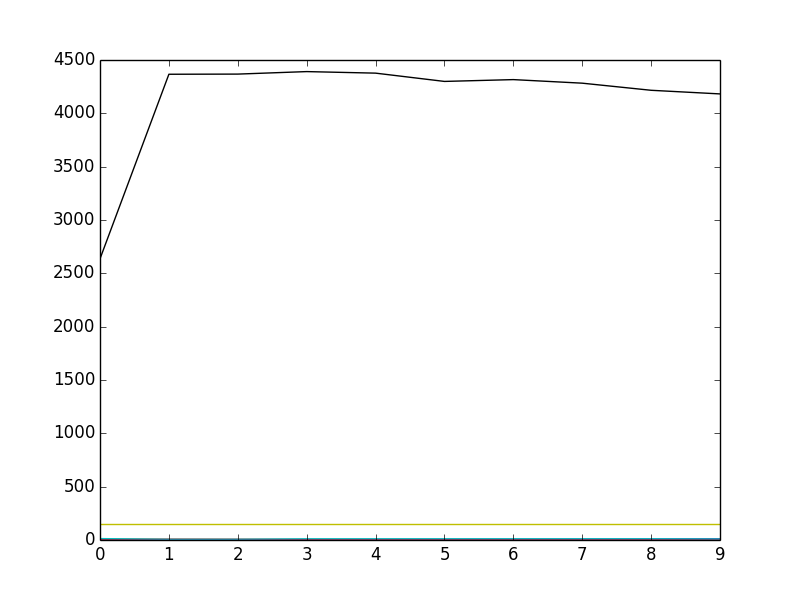

Recreate this plot in Python.
#!/usr/bin/env python
# -*- coding: utf-8 -*-
#
#--------------------------------------------
# Date: 2017/09/26
# Author: Takumario
# Mail: [email redacted]
#--------------------------------------------
#
import numpy as np
import matplotlib.pyplot as plt

class Optimize():
	"""Optimize the evaluate function by brute-force search"""

	def __init__(self):
		self.N_init = 1
		self.d_init = 0.8
		self.D_init = 5
		self.n_init = 5
		self.k_init = 0.8
		self.L_init = 80
		self.N = self.N_init
		self.d = self.d_init
		self.D = self.D_init
		self.n = self.n_init
		self.k = self.k_init
		self.L = self.L_init
		self.N_fin = 10 
		self.d_fin = 1.5 
		self.D_fin = 12
		self.n_fin = 20
		self.k_fin = 6.0 
		self.L_fin = 150 
		self.N_spn = 1
		self.d_spn = 0.1
		self.D_spn = 1
		self.n_spn = 2
		self.k_spn = 0.5
		self.L_spn = 10
		self.SmallResult = np.empty((0, 7), float)
		self.Result = np.empty((0, 7), float)
		self.keydex = 1
		self.initialise()

	def	BruteSearch(self):
		Value = 0
		while self.N <= self.N_fin:
			while self.d <= self.d_fin:
				while self.D <= self.D_fin:
					while self.n <= self.n_fin:
						while self.k <= self.k_fin:
							while self.L <= self.L_fin:
								self.Evaluate()
								self.L += self.L_spn 
							self.L = self.L_init
							self.k += self.k_spn
						self.k = self.k_init
						self.n += self.n_spn
					self.n = self.n_init
					self.D += self.D_spn
				self.D = self.D_init
				self.d += self.d_spn
			self.getResult(self.SmallResult)
			#plt.plot(self.SmallResult)
			#plt.savefig("SmallResultNo{0}".format(self.keydex))
			#self.keydex += 1
			self.SmallResult = np.empty((0,7),float)
			self.d = self.d_init
			self.N += self.N_spn
		print Value
		self.get_max(self.Result)
	
	def EF1(self): #Evaluate function 1
		Value = -self.k*(self.dl_A-self.L)*self.dl_M*0.5
		return Value
	
	def EF2(self):
		Fa = -self.k*(self.dl_A-self.L)
		Value = (Fa-self.F1)*(self.dl_M-self.dl_A)*0.5 + self.F1*(self.dl_1-self.dl_A)*0.5
		return Value

	def EF3(self):
		Fa = -self.k*(self.dl_A-self.L)
		Value = (Fa-self.F1)*(self.dl_M-self.dl_A)*0.5 + (self.F1-self.F2)*(self.dl_M-self.dl_2)*0.5+(self.F2-self.F3)*(self.dl_2-self.dl_A)*0.5 + self.F3*(self.dl_1-self.dl_A)*0.5
		return Value
	
	def Evaluate(self):
		self.dl_A = self.k*self.L/(self.N*self.Ga*self.d**4/(8*self.D**3*self.n)+self.k)
		self.dl_Ay = np.pi*self.D**2*self.n/(self.Ga*self.d)*self.tau_ay
		self.dl_1 = self.D**2*self.n/(self.Gm*self.d)*(np.pi*self.tau_s+self.Gm*self.d/(self.D**2*self.n)*self.dl_A)
		self.dl_2 = self.D**2*self.n/(self.Gm*self.d)*(np.pi*self.tau_f+self.Gm*self.d/(self.D**2*self.n)*self.dl_A+np.pi*self.Gm*self.gamma_l)
		self.dl_My = self.D**2*self.n/(self.Gm*self.d)*(np.pi*self.tau_my+self.Gm*self.d/(self.D**2*self.n)*self.dl_A+np.pi*self.Gm*self.gamma_l)
		self.DEL_1 = (self.N*self.Gm*self.d**4/(8*self.D**3*self.n)*self.dl_A+self.k*self.L)/(self.N*self.Gm*self.d**4/(8*self.D**3*self.n)+self.k)
		self.DEL_2 = (self.N*self.Gm*self.d**4/(8*self.D**3*self.n)*self.dl_A+self.k*self.L+self.N*np.pi*self.d**3*self.Gm*self.gamma_l/(8*self.D))/(self.N*self.Gm*self.d**4/(8*self.D**3*self.n)+self.k)
		if self.DEL_1 < self.dl_1:
				self.dl_M = (self.N*self.Gm*self.d**4/(8*self.D**3*self.n)*self.dl_A+self.k*self.L)/(self.N*self.Gm*self.d**4/(8*self.D**3*self.n)+self.k)
				if self.CheckCondition():
						E = self.EF1()
						arr = [[self.N,self.d,self.D,self.n,self.k,self.L,E]]
						print arr
						self.SmallResult = np.append(self.SmallResult, np.array(arr), axis=0)
				else:
						pass
				
		elif self.dl_1 < self.DEL_1 and self.DEL_1 < self.dl_2:
				F_s = self.N*np.pi*self.d**3*self.tau_s/(8*self.D)
				F_f = self.N*np.pi*self.d**3*self.tau_f/(8*self.D)
				self.dl_M = ((F_f-F_s)/(self.dl_2-self.dl_1)*self.dl_A -F_s +(F_f-F_s)/(self.dl_2-self.dl_1) + self.k*self.L)/((F_f-F_s)/(self.dl_2-self.dl_1)+self.k)
				self.F1 = (F_f-F_s)/(self.dl_2-self.dl_1)*self.dl_A + F_s - (F_f-F_s)/(self.dl_2-self.dl_1)*self.dl_1
				if self.CheckCondition():
						E = self.EF2()
						arr = [[self.N,self.d,self.D,self.n,self.k,self.L,E]]
						print arr
						self.SmallResult = np.append(self.SmallResult, np.array(arr), axis=0)
				else:
						pass

		elif self.dl_2 < self.DEL_2:
				self.dl_M = ((self.N*self.Gm*self.d**4*self.dl_A)/(8*self.D**3*self.n)+(self.N*np.pi*self.d**3*self.Gm*self.gamma_l)/(8*self.D)+self.k*self.L)/((self.N*self.Gm*self.d**4)/(8*self.D**3*self.n)+self.k)
				F_s = self.N*np.pi*self.d**3*self.tau_s/(8*self.D)
				F_f = self.N*np.pi*self.d**3*self.tau_f/(8*self.D)
				self.F1 = -self.k*(self.dl_M-self.L)
				self.F2 = self.N*np.pi*self.d**3*self.tau_f/(8*self.D)
				self.F3 = (F_f-F_s)/(self.dl_2-self.dl_1)*self.dl_A + F_s - (F_f-F_s)/(self.dl_2-self.dl_1)*self.dl_1
				if self.CheckCondition():
						E = self.EF3()
						arr = [[self.N,self.d,self.D,self.n,self.k,self.L,E]]
						print arr
						self.SmallResult = np.append(self.SmallResult, np.array(arr), axis=0)
				else:
						pass
	
	def get_max(self, Result):
		index = Result[:,6].argmax()
		print Result[index,:]

	def getResult(self, SmallResult): #modify from here
		index = SmallResult[:,6].argmax()
		#print index
		#print "行列の大きさ:", SmallResult.shape
		#print "取り出したもの:", SmallResult[index,:]
		#print "加える要素のサイズ:", SmallResult[index,:].shape
		arr = [SmallResult[index,:]]
		#print "Resultのサイズ:", self.Result.shape
		self.Result = np.append(self.Result,np.array(arr),axis=0) 


	def initialise(self):
		#Global constants
		self.Ga = 16000
		self.Gm = 6000
		self.tau_s = 32.4 
		self.tau_f = 74.0
		self.tau_ay = 550
		self.tau_my = 290
		self.gamma_l = 0.05
		self.rho = 6.5
		self.c = 440
		self.Af = 80
		self.Ms = 20
		self.A = (self.tau_f-self.tau_s)/(self.tau_f-self.tau_s+self.Gm*self.gamma_l)
		self.B = self.Gm/8
		self.C = self.Ga/8
		self.F = np.pi*self.tau_s/8
		#Constraint Conditions
		self.Ltc_max = 200 #Maximum of Latch
		self.Bat_max = 4400   #Maximum of Battery
		self.Brho = 7.85*10**(-3) #Density of Bias Spring
		self.BG = 78500 #Sheer young modulus of Bias spring
		self.BL = 30 #Natural length of Bias spring
		self.BD = 12 #Diameter of Bias spring coil
		self.Na = 25 #Diameter of Bias spring coil
	
	def CheckCondition(self):
		Latch = -self.k*(self.dl_A-self.L) < self.Ltc_max
		Battery = 6*self.N*self.rho*(np.pi)**2*(0.5*self.d)**2*self.D*self.n/1000*self.c/1000*(self.Af-self.Ms) < self.Bat_max
		SpringIndex = 5 < self.D/self.d < 12
		Yelding = self.dl_A < self.dl_Ay and self.dl_M < self.dl_My
		MaxLength = np.pi*self.D*self.n > self.L
		self.Bd = np.power(8*self.k*self.BD**3*self.Na/self.BG, 1.0/5.0)
		BiasSpringMass = self.Brho*self.BD*self.Bd*self.Na*np.pi**2
		BiasSpringMASS = BiasSpringMass <= 30
		print "Bd={0}".format(self.Bd)
		print "BiasSpringMass={0}".format(BiasSpringMass)
		print "self.Na={0}".format(self.Na)
		print "self.Bd*self.Na={0}".format(self.Bd*self.Na)
		return Latch and Battery and SpringIndex and Yelding and MaxLength and BiasSpringMASS

if __name__ == '__main__':
	print "hello"
	Body = Optimize()
	Body.BruteSearch()
	print "行列の大きさ:", Body.Result.shape
	plt.plot(Body.Result)
	plt.savefig("Optimization")
	plt.show()

